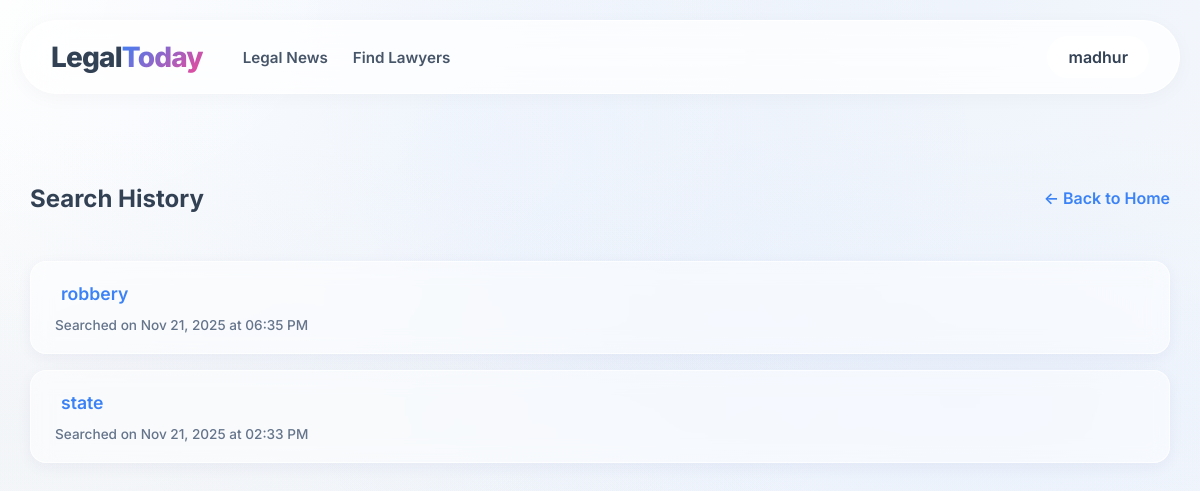
The app's page /history (signed in), older data.
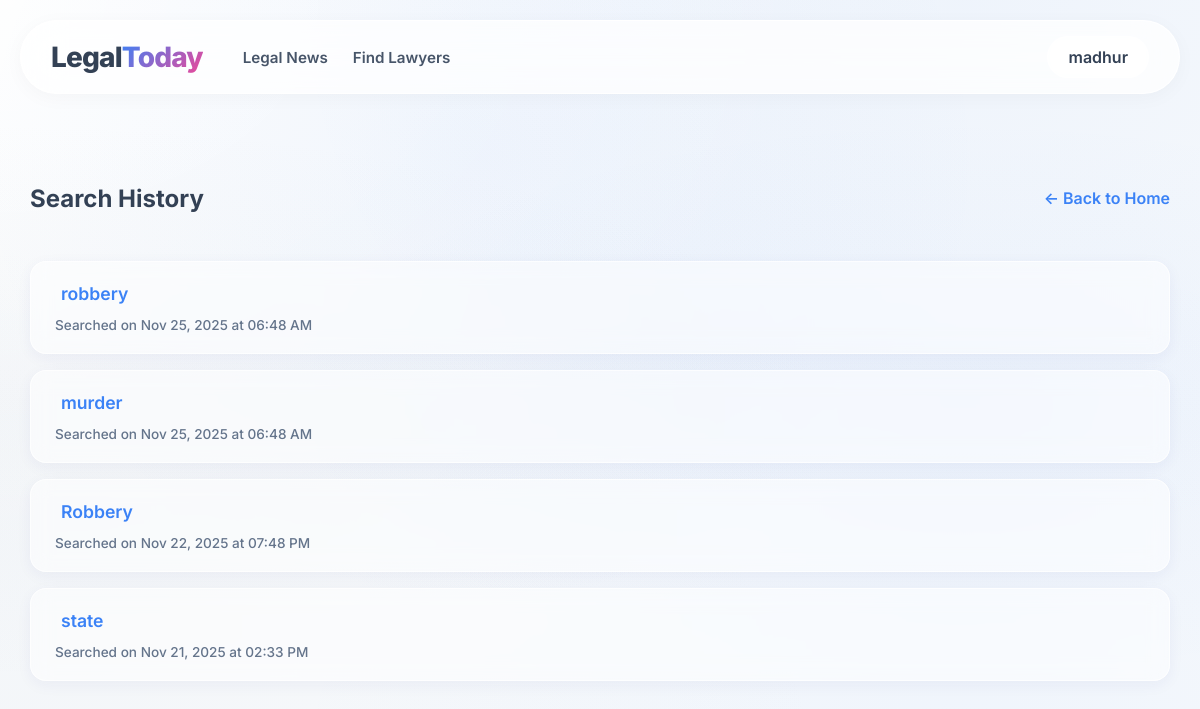
The same page, newer data.
### tables this page shows
CREATE TABLE history (id INTEGER PRIMARY KEY AUTOINCREMENT, email TEXT NOT NULL, query TEXT NOT NULL, created_at DATETIME DEFAULT CURRENT_TIMESTAMP);

### app.py (the view)
@app.route('/history', methods=['GET'])
def history():
    conn = get_db_connection()
    cursor = conn.cursor()
    cursor.execute('''SELECT query, created_at FROM history WHERE email=? ORDER BY created_at DESC''', (session.get("email"),))
    rows = cursor.fetchall()
    conn.close()
    past_queries = []
    for query, created_at in rows:
        if isinstance(created_at, str):
            try:
                created_at = datetime.strptime(created_at, "%Y-%m-%d %H:%M:%S")
            except:
                pass
        past_queries.append((query, created_at))
    return render_template("history.html", past_queries=past_queries, name=session.get("name", None), email=session.get("email", None))

### app.py (called while the page is built)
def get_db_connection():
    conn = sqlite3.connect('users.db')
    conn.row_factory = sqlite3.Row
    return conn

### templates/history.html (shortened to what this page needs)
<!DOCTYPE html>
<html lang="en">
<head>
    <link rel="stylesheet" href="../static/css/styles.css">
    <link rel="stylesheet" href="../static/css/layout.css">
    <link rel="stylesheet" href="../static/css/buttons.css">
    <link rel="stylesheet" href="../static/css/content.css">
    <link rel="stylesheet" href="../static/css/form.css">
    <link rel="stylesheet" href="../static/css/auth.css">
    <link rel="stylesheet" href="../static/css/results.css">
    <link rel="stylesheet" href="../static/css/documents.css">
    <link rel="stylesheet" href="../static/css/user.css">
    <link rel="stylesheet" href="../static/css/history.css">
</head>
<body>
    <div class="page-container">
        <div class="content-wrapper">
            <header class="header">
                <a href="{{ url_for('index') }}" class="logo">Legal<span>Today</span></a>
                <nav class="header-nav">
                    <a href="{{ url_for('news') }}">Legal News</a>
                    <a href="{{ url_for('lawyers') }}">Find Lawyers</a>
                </nav>
                <div class="header-right">
                    {% if login_status==False %}
                    <div class="header-buttons">
                        <button id="login-but" class="button-l">Login</button>
                        <button id="register-but" class="button-r">Registration</button>
                    </div>
                    {% else %}
                    <div class="user-menu">
                        <span class="username">{{ name }}</span>
                    </div>
                    {% endif %}
                </div>
            </header>
            <main class="main-content">
                <section class="r-section">
                    <div class="r-header">
                        <h2>Search History</h2>
                        <a href="{{ url_for('index') }}" class="link">&larr; Back to Home</a>
                    </div>
                    {% if past_queries %}
                    <div class="results-list">
                        <ul class="history-list">
                            {% for query, created_at in past_queries %}
                            <li class="history-item">
                                <form action="{{ url_for('search_query',page_num=1) }}" method="get" class="inline-form">
                                    <button type="submit" class="history-link">{{ query }}</button>
                                </form>
                                <span class="timestamp">
                                    Searched on {{ created_at.strftime("%b %d, %Y at %I:%M %p") if created_at else '' }}
                                </span>
                            </li>
                            {% endfor %}
                        </ul>
                    </div>
                    {% else %}
                    <p class="no-history">No search history found.</p>
                    {% endif %}
                </section>
            </main>
        </div>
    </div>
</body>
</html>

### static/css/styles.css (style rules this page uses)
:root { --glass-bg: rgba(255, 255, 255, 0.85); --glass-border: rgba(226, 232, 240, 0.8); --glass-shadow: 0 4px 6px -1px rgba(0, 0, 0, 0.1); --glass-blur: blur(16px); --color-primary: #3b82f6; --color-primary-hover: #2563eb; --color-text-main: #334155; --color-text-muted: #64748b; --color-danger: #ef4444; --font-family: 'Inter', system-ui, -apple-system, sans-serif; --radius-lg: 20px; --radius-md: 16px; --radius-sm: 10px; }
body { font-family: var(--font-family); margin: 0; padding: 0; color: var(--color-text-main); background-color: #f8fafc; background-image: radial-gradient(at 40% 20%, rgba(59, 130, 246, 0.05) 0px, transparent 50%), radial-gradient(at 80% 0%, rgba(59, 130, 246, 0.05) 0px, transparent 50%), radial-gradient(at 0% 50%, rgba(148, 163, 184, 0.05) 0px, transparent 50%), radial-gradient(at 80% 50%, rgba(59, 130, 246, 0.05) 0px, transparent 50%), radial-gradient(at 0% 100%, rgba(148, 163, 184, 0.05) 0px, transparent 50%), radial-gradient(at 80% 100%, rgba(59, 130, 246, 0.05) 0px, transparent 50%), radial-gradient(at 0% 0%, rgba(255, 255, 255, 0.8) 0px, transparent 50%); background-attachment: fixed; background-size: cover; min-height: 100vh; }

### static/css/layout.css (style rules this page uses)
.page-container { min-height: 100vh; display: flex; flex-direction: column; align-items: center; padding: 0 20px; }
.content-wrapper { width: 100%; max-width: 1200px; margin-top: 20px; margin-bottom: 40px; }
.header { display: flex; align-items: center; padding: 15px 30px; margin-bottom: 30px; background: rgba(255, 255, 255, 0.75); backdrop-filter: blur(20px); -webkit-backdrop-filter: blur(20px); border: 1px solid rgba(255, 255, 255, 0.9); box-shadow: 0 4px 20px rgba(0,0,0,0.03); border-radius: 100px; position: sticky; top: 20px; z-index: 100; }
.logo { font-size: 1.75rem; font-weight: 800; letter-spacing: -0.03em; color: var(--color-text-main); text-decoration: none; display: flex; align-items: center; margin-right: 40px; white-space: nowrap; }
.logo span { color: var(--color-primary); background: linear-gradient(135deg, var(--color-primary) 0%, #ec4899 100%); -webkit-background-clip: text; -webkit-text-fill-color: transparent; }
.header-nav { display: flex; gap: 25px; margin-right: auto; }
.header-nav a { color: #475569; text-decoration: none; font-weight: 600; font-size: 0.95rem; transition: color 0.2s ease; }
.header-right { display: flex; align-items: center; gap: 15px; }
.main-content { width: 100%; animation: fadeIn 0.6s ease-out; }

### static/css/buttons.css (style rules this page uses)
button, .button-l, .button-r, .button-primary { font-family: var(--font-family); cursor: pointer; border: none; outline: none; transition: all 0.3s cubic-bezier(0.4, 0, 0.2, 1); }

### static/css/content.css (style rules this page uses)
.main-content { margin-top: 2rem; }

### static/css/results.css (style rules this page uses)
.r-section { padding: 10px; }
.r-header { display: flex; justify-content: space-between; align-items: center; margin-bottom: 1.5rem; margin-top: 3rem; }
.r-header h2 { font-size: 1.5rem; font-weight: 700; color: var(--color-text-main); margin: 0; text-shadow: 0 2px 4px rgba(255, 255, 255, 0.5); }
.results-list { display: flex; flex-direction: column; gap: 1.5rem; }

### static/css/user.css (style rules this page uses)
.user-menu { position: relative; display: inline-block; }
.username { display: block; padding: 10px 20px; background: rgba(255, 255, 255, 0.5); backdrop-filter: blur(8px); -webkit-backdrop-filter: blur(8px); border: 1px solid rgba(255, 255, 255, 0.6); border-radius: 50px; color: var(--color-text-main); font-weight: 600; cursor: pointer; transition: all 0.3s ease; }

Row changes from the older to the newer data that the page shows:
changed history "robbery": created_at "Nov 21, 2025 at 06:35 PM" → "Nov 25, 2025 at 06:48 AM"
added history: query "murder", created_at "Nov 25, 2025 at 06:48 AM"
added history: query "Robbery", created_at "Nov 22, 2025 at 07:48 PM"
